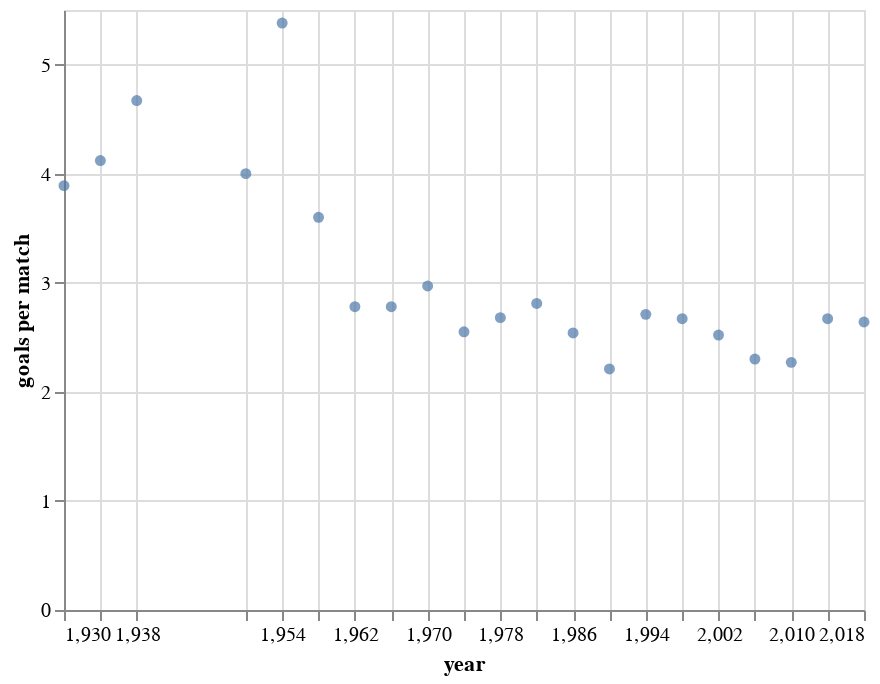

The notebook cell this image was saved under:
### Code cell
alt.Chart(df).mark_circle().encode(
    alt.X('year:Q', scale=alt.Scale(domain=(1930, 2018)),axis=alt.Axis(values=[1930, 1934, 1938, 1950, 1954, 1958, 1962, 1966, 1970, 1974, 1978, 1982, 1986, 1990, 1994, 1998, 2002, 2006, 2010, 2014, 2018])),
    alt.Y('goals per match', axis=alt.Axis(tickMinStep=1))
)

### Figure 1 — Vega-Lite specification as saved in the notebook (floating-point values rounded to 4 significant figures)
{"config": {"view": {"continuousWidth": 400, "continuousHeight": 300}}, "data": {"name": "data-ba43e32e2978703a910ecc3633b80e76"}, "mark": "circle", "encoding": {"x": {"axis": {"values": [1930, 1934, 1938, 1950, 1954, 1958, 1962, 1966, 1970, 1974, 1978, 1982, 1986, 1990, 1994, 1998, 2002, 2006, 2010, 2014, 2018]}, "field": "year", "scale": {"domain": [1930, 2018]}, "type": "quantitative"}, "y": {"axis": {"tickMinStep": 1}, "field": "goals per match", "type": "quantitative"}}, "$schema": "https://vega.github.io/schema/vega-lite/v4.17.0.json", "datasets": {"data-ba43e32e2978703a910ecc3633b80e76": [{"year": 1930, "goals per match": 3.89}, {"year": 1934, "goals per match": 4.12}, {"year": 1938, "goals per match": 4.67}, {"year": 1950, "goals per match": 4.0}, {"year": 1954, "goals per match": 5.38}, {"year": 1958, "goals per match": 3.6}, {"year": 1962, "goals per match": 2.78}, {"year": 1966, "goals per match": 2.78}, {"year": 1970, "goals per match": 2.97}, {"year": 1974, "goals per match": 2.55}, {"year": 1978, "goals per match": 2.68}, {"year": 1982, "goals per match": 2.81}, {"year": 1986, "goals per match": 2.54}, {"year": 1990, "goals per match": 2.21}, {"year": 1994, "goals per match": 2.71}, {"year": 1998, "goals per match": 2.67}, {"year": 2002, "goals per match": 2.52}, {"year": 2006, "goals per match": 2.3}, {"year": 2010, "goals per match": 2.27}, {"year": 2014, "goals per match": 2.67}, {"year": 2018, "goals per match": 2.64}]}}
